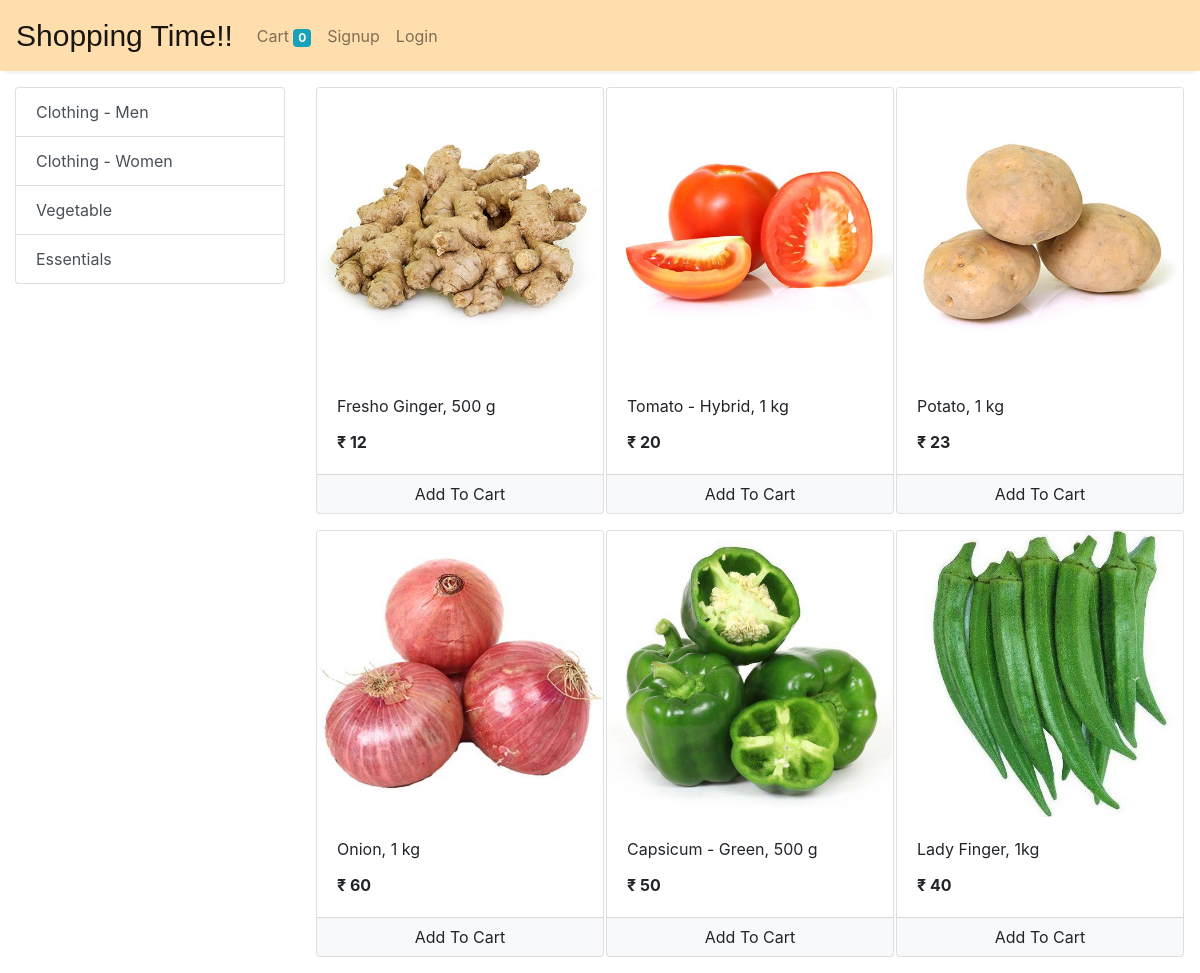
Screenshot of /store?category=3 with the database file from the repository.
### store/models/category.py (models this page shows, shortened)
class Category(models.Model):
    name = models.CharField(max_length=20)
    @staticmethod
    def get_all_categories():
        return Category.objects.all()

### store/models/product.py (models this page shows, shortened)
class Product(models.Model):
    name = models.CharField(max_length=50)
    price = models.IntegerField(default=0)
    category = models.ForeignKey(Category, on_delete=models.CASCADE, default=1)
    description = models.CharField(max_length=200, default='' , null=True , blank=True)
    image = models.ImageField(upload_to='uploads/products/')
    @staticmethod
    def get_all_products_by_categoryid(category_id):
        if category_id:
            return Product.objects.filter(category = category_id)
        else:
            return Product.get_all_products();

### store/views/home.py (the view)
# urls.py: path('' , include('store.urls'))
def store(request):
    cart = request.session.get('cart')
    if not cart:
        request.session['cart'] = {}
    products = None
    categories = Category.get_all_categories()
    categoryID = request.GET.get('category')
    if categoryID:
        products = Product.get_all_products_by_categoryid(categoryID)
    else:
        products = Product.get_all_products();
    data = {}
    data['products'] = products
    data['categories'] = categories
    print('you are : ', request.session.get('email'))
    return render(request, 'index.html', data)

### store/templatetags/cart.py (called while the page is built)
@register.filter(name='is_in_cart')
def is_in_cart(product  , cart):
    keys = cart.keys()
    for id in keys:
        if int(id) == product.id:
            return True
    return False;

### store/templatetags/custom_filter.py (called while the page is built)
@register.filter(name='currency')
def currency(number):
    return "₹ "+str(number)

### store/templates/index.html (shortened to what this page needs)
{% extends 'base.html' %}
{% block content %}
{% load cart %}
{% load custom_filter %}
<div class="container-fluid mt-3">
	<div class="row">
		<div class="col-lg-3 mx-auto">
			<div class="list-group">
				{% for category in categories %}
				<a href="/?category={{category.id}}"
					class="list-group-item list-group-item-action">{{category.name}}</a>
				{% endfor %}
			</div>
		</div>
		<div id='products' class="col-lg-9 mx-auto">
			<div class="row mx-auto">
				{% for product in products %}
				<div class="card mx-auto mb-3" id={{product.id}} style="width: 18rem;">
					<img class="card-img-top" src="{{product.image.url}}" alt="Card image cap">
					<div class="card-body">
						<p class="card-title">{{product.name}}</p>
						<p class="card-text"><b>{{product.price|currency}}</b></p>
					</div>
					<div class="card-footer p-0 no-gutters">
						{% if product|is_in_cart:request.session.cart %}
						<div class="row no-gutters">
							<form action="/#{{product.id}}" class="col-2 " method="post">
								{% csrf_token %}
								<input hidden type="text" name='product' value='{{product.id}}'>
								<input hidden type="text" name='remove' value='True'>
								<input type="submit" value=" - " class="btn btn-block btn-light border-right">
							</form>
							<div class="text-center col">{{product|cart_quantity:request.session.cart}} in Cart</div>
							<form action="/#{{product.id}}" class="col-2 " method="post">
								{% csrf_token %}
								<input hidden type="text" name='product' value='{{product.id}}'>
								<input type="submit" value=" + " class="btn btn-block btn-light border-left">
							</form>
						</div>
						{% else %}
						<form action="/#{{product.id}}" method="POST" class="btn-block">
							<input type="submit" class="float-right btn btn-light  form-control"
								value="Add To Cart">
						</form>
						{% endif %}
					</div>
				</div>
				{% endfor %}
			</div>
		</div>
	</div>
{% endblock %}

### rows the page displays
Category: name "Clothing - Men"
Category: name "Clothing - Women"
Category: name "Vegetable"
Category: name "Essentials"
Product: image (picture), name "Fresho Ginger, 500 g", price "₹ 12"
Product: image (picture), name "Tomato - Hybrid, 1 kg", price "₹ 20"
Product: image (picture), name "Potato, 1 kg", price "₹ 23"
Product: image (picture), name "Onion, 1 kg", price "₹ 60"
Product: {{ product.id }} 18 (drawn), image (picture), name "Capsicum - Green, 500 g", price "₹ 50"
Product: image (picture), name "Lady Finger, 1kg", price "₹ 40"

### other values shown
{{ request.session.cart.keys|length }} "0"
